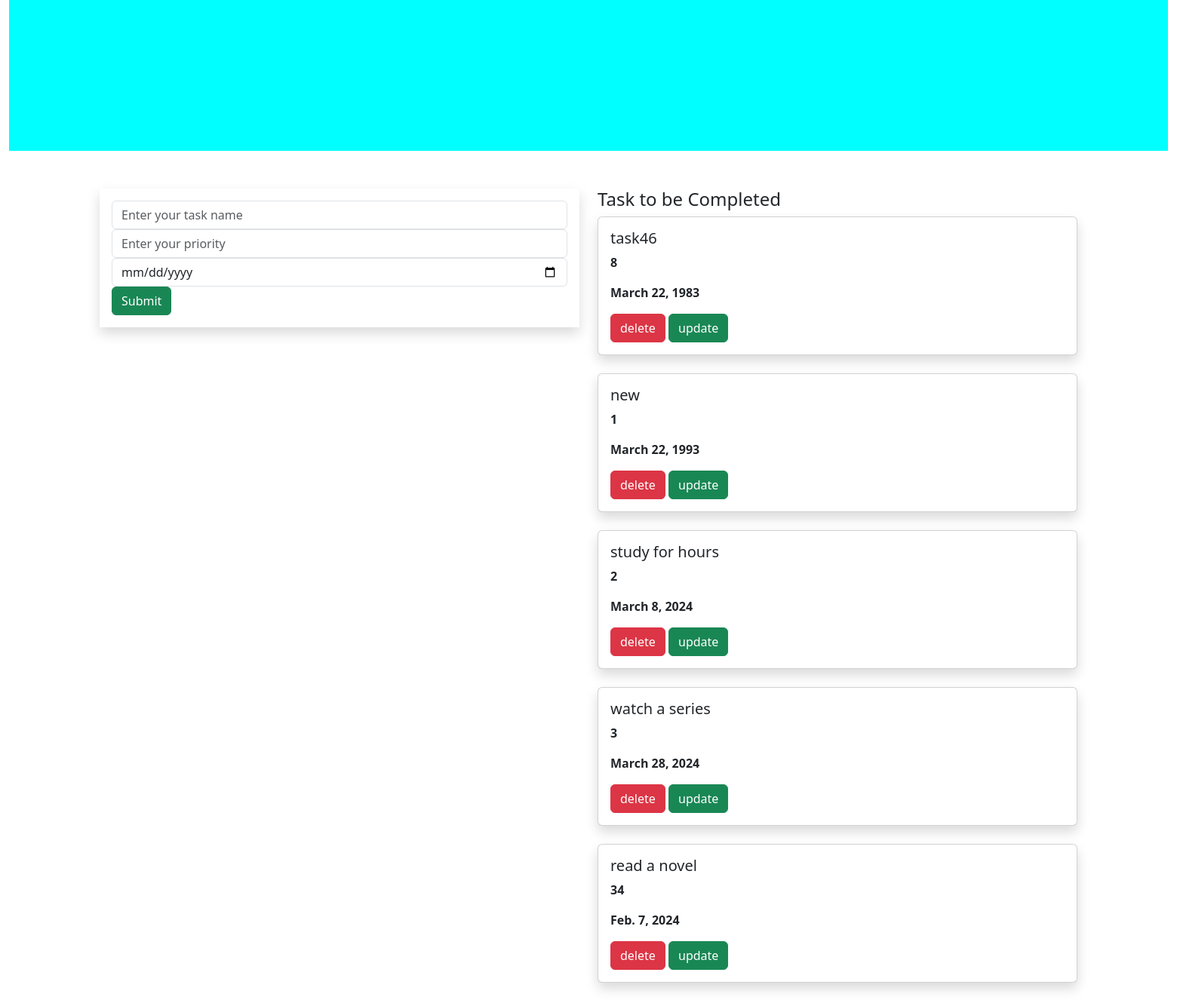
The page / on the database its author committed.
### todoapp/models.py (models this page shows, shortened)
class Task(models.Model):
    name=models.CharField(max_length=250)
    priority=models.IntegerField()
    date=models.DateField()

### todoapp/views.py (the view)
# urls.py: path('',views.add,name='add'),
def add(request):
    task1= Task.objects.all()
    if request.method=='POST':
        name=request.POST.get('task','')
        priority=request.POST.get('priority','')
        date=request.POST.get('date','')
        task=Task(name=name,priority=priority,date=date)
        task.save()
    return render(request,"home.html",{'task1':task1})

### templates/home.html (shortened to what this page needs)
{% extends 'base.html' %}
{% block content %}
<div class="container-fluid">
    <div class="row">
        <div class="col-md-12">
            <div class="banner">
            </div>
        </div>
    </div>
</div>
<div class="container">
    <div class="row">
        <div class="col-md-6">
        <form method="POST" class="p-3 shadow">
            <div class="form-group">
                <input type="text" class="form-control" name="task" placeholder="Enter your task name">
            </div>
           <div class="form-group">
               <input type="text"   class="form-control" name="priority" placeholder="Enter your priority">
           </div>
           <div class="form-group">
               <input type="date"   class="form-control" name="date" placeholder="Enter your date">
           </div>
    <input type="Submit" class="btn btn-success">
            </form>
    </div>
        <div class="col-md-6">
            <h4> Task to be Completed</h4>
            {% for i in task1 %}
            <div class="shadow card">
                <div class="card-body">
                    <h5 class="card-title">{{i.name}}</h5>
                    <p><b>{{i.priority}}</b></p>
                      <p><b>{{i.date}}</b></p>
                    <a class="btn btn-danger" href="{% url 'delete'  i.id %}">delete</a>
                    <a class="btn btn-success" href="{% url 'update'  i.id %}">update</a>
                </div>
            </div>
            <br>
            {% endfor %}
        </div>
</div>
</div>
{% endblock %}

### templates/base.html (shortened to what this page needs)
{% load static %}
<!DOCTYPE html>
<html lang="en" xmlns="http://www.w3.org/1999/html">
<head>
<link rel="stylesheet" href="https://cdn.jsdelivr.net/npm/bootstrap@5.3.2/dist/css/bootstrap.min.css">
<link rel="stylesheet"  href="{% static 'style.css' %}">
<body>
{% block content %}
{% endblock %}
</body>
</head>
</html>

### static/style.css (style rules this page uses)
.banner { background-color : aqua; width:100%; height:200px; margin-bottom:50px; }

### rows shown on the page
Task: name "task46", priority "8", date "March 22, 1983"
Task: name "new", priority "1", date "March 22, 1993"
Task: name "study for hours", priority "2", date "March 8, 2024"
Task: name "watch a series", priority "3", date "March 28, 2024"
Task: name "read a novel", priority "34", date "Feb. 7, 2024"
